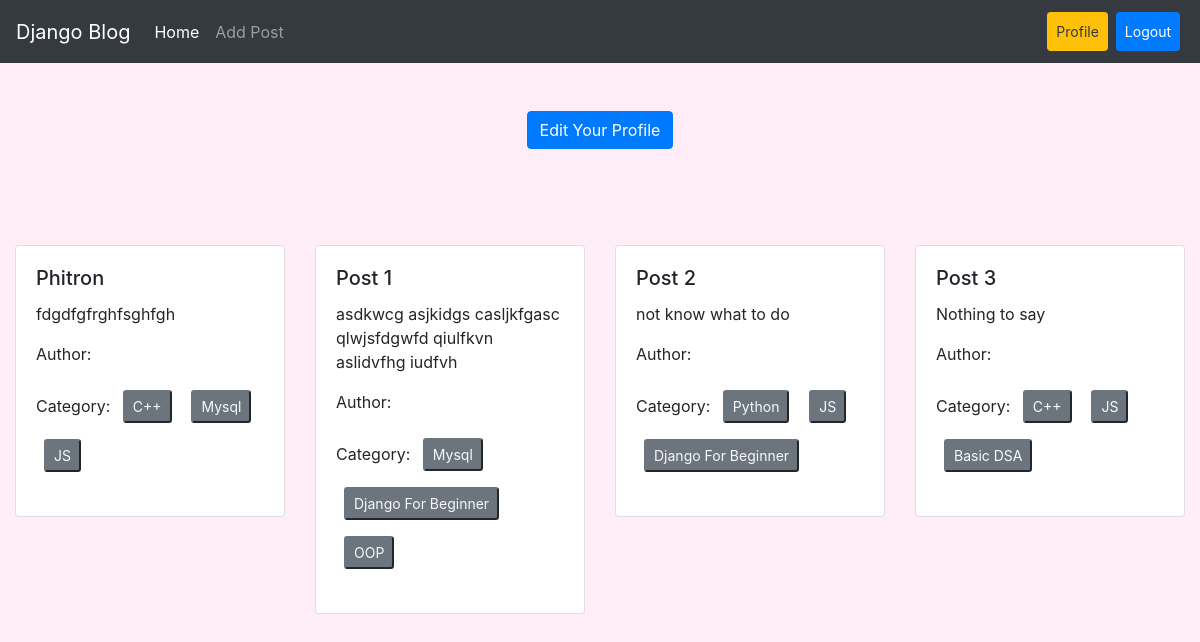
The app's page /author/profile/ (signed in) with its own data.
### posts/models.py (models this page shows, shortened)
class Post (models.Model):
    title = models.CharField(max_length=50)
    content = models.TextField()
    category = models.ManyToManyField(Category)
    author = models.ForeignKey(User,on_delete=models.CASCADE)

### categories/models.py (models this page shows, shortened)
class Category(models.Model):
    name = models.CharField(max_length=100)
    slug = models.SlugField(max_length=100,unique=True,null=True,blank=True)

### author/views.py (the view)
# urls.py: path('profile/', views.profile,name='profile'),
@login_required
def profile(request):
    data = Post.objects.filter(author = request.user)
    return render(request,'profile.html',{'data':data})

### author/templates/profile.html
{% extends "base.html" %}
{% load crispy_forms_tags%}
{% block content %}
<div class="text-center m-5">
    <a href="{% url 'edit_profile' %}" class="btn btn-primary ">Edit Your Profile</a>
</div>
<div class="d-flex flex-wrap justify-content-center py-5">
    {% for post in data %}
    <div class="col-sm-3 ">
        <div class="card">
            <div class="card-body">
                <h5 class="card-title">{{post.title}}</h5>
                <p class="card-text">{{post.content}}</p>
                <p>Author: <strong>{{post.author.first_name}} {{post.author.last_name}}</strong></p>
                <p>Category: <strong>
                    {% for cat in post.category.all %}
                        <button class="btn-sm btn-secondary m-2 text-light fw-bold" disabled>{{cat.name}}</button>
                    {% endfor %}
                    </strong></p>
            </div>
        </div>
    </div>
    {% endfor %}
</div>
{% endblock content %}

### templates/base.html (style rules this page uses)
body { background-color: #ffeef8; }

### records on screen
Post: title "Phitron", content "fdgdfgfrghfsghfgh"
Category: name "C++"
Category: name "Mysql"
Category: name "JS"
Post: title "Post 1", content "asdkwcg asjkidgs casljkfgasc qlwjsfdgwfd qiulfkvn aslidvfhg iudfvh"
Category: name "Django For Beginner"
Category: name "OOP"
Post: title "Post 2", content "not know what to do"
Category: name "Python"
Post: title "Post 3", content "Nothing to say"
Category: name "Basic DSA"
